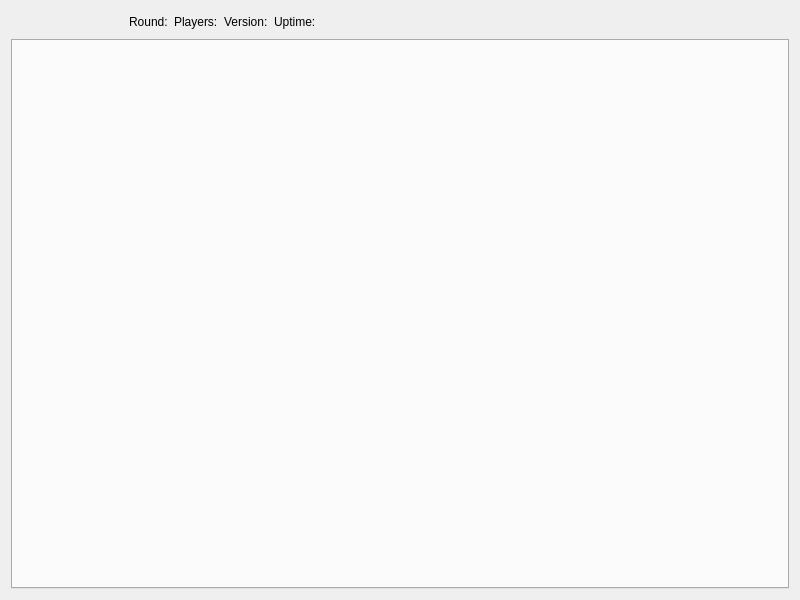
<?xml version="1.0" encoding="UTF-8"?>
<ui version="4.0">
 <class>BF4MainWidget</class>
 <widget class="QWidget" name="BF4MainWidget">
  <property name="geometry">
   <rect>
    <x>0</x>
    <y>0</y>
    <width>800</width>
    <height>600</height>
   </rect>
  </property>
  <property name="windowTitle">
   <string/>
  </property>
  <layout class="QGridLayout" name="gridLayout_7">
   <item row="0" column="0">
    <layout class="QHBoxLayout" name="horizontalLayout_3">
     <item>
      <widget class="QLabel" name="label_si_level">
       <property name="text">
        <string/>
       </property>
      </widget>
     </item>
     <item>
      <widget class="QLabel" name="label_si_status">
       <property name="text">
        <string/>
       </property>
      </widget>
     </item>
     <item>
      <widget class="QPushButton" name="pushButton_si_restartRound">
       <property name="toolTip">
        <string>Restart round</string>
       </property>
       <property name="text">
        <string/>
       </property>
       <property name="icon">
        <iconset resource="../frostbite/Frostbite.qrc">
         <normaloff>:/frostbite/icons/level-restart.png</normaloff>:/frostbite/icons/level-restart.png</iconset>
       </property>
       <property name="iconSize">
        <size>
         <width>24</width>
         <height>24</height>
        </size>
       </property>
       <property name="autoDefault">
        <bool>false</bool>
       </property>
       <property name="default">
        <bool>false</bool>
       </property>
       <property name="flat">
        <bool>true</bool>
       </property>
      </widget>
     </item>
     <item>
      <widget class="QPushButton" name="pushButton_si_runNextRound">
       <property name="focusPolicy">
        <enum>Qt::StrongFocus</enum>
       </property>
       <property name="toolTip">
        <string>Run next round</string>
       </property>
       <property name="layoutDirection">
        <enum>Qt::LeftToRight</enum>
       </property>
       <property name="autoFillBackground">
        <bool>false</bool>
       </property>
       <property name="text">
        <string/>
       </property>
       <property name="icon">
        <iconset resource="../frostbite/Frostbite.qrc">
         <normaloff>:/frostbite/icons/level-next.png</normaloff>:/frostbite/icons/level-next.png</iconset>
       </property>
       <property name="iconSize">
        <size>
         <width>24</width>
         <height>24</height>
        </size>
       </property>
       <property name="shortcut">
        <string/>
       </property>
       <property name="autoDefault">
        <bool>false</bool>
       </property>
       <property name="default">
        <bool>false</bool>
       </property>
       <property name="flat">
        <bool>true</bool>
       </property>
      </widget>
     </item>
     <item>
      <widget class="QLabel" name="label_si_round">
       <property name="text">
        <string>Round:</string>
       </property>
      </widget>
     </item>
     <item>
      <widget class="QLabel" name="label_si_players">
       <property name="text">
        <string>Players:</string>
       </property>
      </widget>
     </item>
     <item>
      <widget class="QLabel" name="label_si_version">
       <property name="text">
        <string>Version:</string>
       </property>
      </widget>
     </item>
     <item>
      <widget class="QLabel" name="label_si_upTime">
       <property name="text">
        <string>Uptime:</string>
       </property>
      </widget>
     </item>
     <item>
      <spacer name="horizontalSpacer_4">
       <property name="orientation">
        <enum>Qt::Horizontal</enum>
       </property>
       <property name="sizeHint" stdset="0">
        <size>
         <width>40</width>
         <height>20</height>
        </size>
       </property>
      </spacer>
     </item>
    </layout>
   </item>
   <item row="1" column="0">
    <widget class="QTabWidget" name="tabWidget">
     <property name="windowTitle">
      <string/>
     </property>
     <property name="styleSheet">
      <string notr="true"/>
     </property>
     <property name="currentIndex">
      <number>-1</number>
     </property>
     <property name="documentMode">
      <bool>false</bool>
     </property>
    </widget>
   </item>
  </layout>
 </widget>
 <resources>
  <include location="../frostbite/Frostbite.qrc"/>
 </resources>
 <connections/>
</ui>
